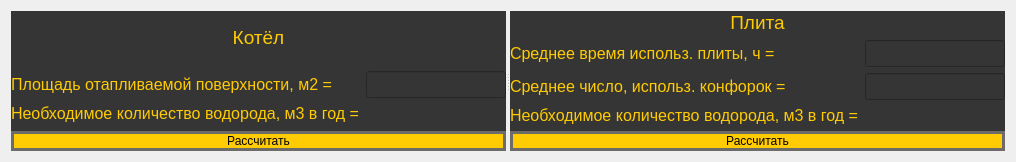
      <widget class="QWidget" name="tab_3">
       <attribute name="title">
        <string>Котел/плита</string>
       </attribute>
       <layout class="QVBoxLayout" name="verticalLayout_12">
        <item>
         <widget class="QSplitter" name="splitter_4">
          <property name="orientation">
           <enum>Qt::Horizontal</enum>
          </property>
          <widget class="QWidget" name="verticalWidget" native="true">
           <property name="styleSheet">
            <string notr="true">background-color: rgb(53,53, 53);</string>
           </property>
           <layout class="QVBoxLayout" name="verticalLayout_11">
            <item>
             <widget class="QLabel" name="label_43">
              <property name="styleSheet">
               <string notr="true">background-color: rgb(53,53, 53);
color: rgb(255, 203, 2);
font: 75 12pt &quot;MS Shell Dlg 2&quot;;</string>
              </property>
              <property name="text">
               <string>&lt;html&gt;&lt;head/&gt;&lt;body&gt;&lt;p&gt;&lt;span style=&quot; font-size:14pt;&quot;&gt;Котёл&lt;/span&gt;&lt;/p&gt;&lt;/body&gt;&lt;/html&gt;</string>
              </property>
              <property name="alignment">
               <set>Qt::AlignCenter</set>
              </property>
             </widget>
            </item>
            <item>
             <layout class="QFormLayout" name="formLayout_9">
              <item row="0" column="0">
               <widget class="QLabel" name="label_44">
                <property name="styleSheet">
                 <string notr="true">background-color: rgb(53,53, 53);
color: rgb(255, 203, 2);
</string>
                </property>
                <property name="text">
                 <string>&lt;html&gt;&lt;head/&gt;&lt;body&gt;&lt;p&gt;&lt;span style=&quot; font-size:12pt;&quot;&gt;Площадь отапливаемой поверхности, м2 =&lt;/span&gt;&lt;/p&gt;&lt;/body&gt;&lt;/html&gt;</string>
                </property>
               </widget>
              </item>
              <item row="0" column="1">
               <widget class="QLineEdit" name="lineEdit_15">
                <property name="font">
                 <font>
                  <pointsize>12</pointsize>
                 </font>
                </property>
                <property name="styleSheet">
                 <string notr="true">background-color: rgb(53,53, 53);
color: rgb(255, 203, 2);</string>
                </property>
               </widget>
              </item>
              <item row="1" column="0">
               <widget class="QLabel" name="label_45">
                <property name="styleSheet">
                 <string notr="true">background-color: rgb(53,53, 53);
color: rgb(255, 203, 2);
</string>
                </property>
                <property name="text">
                 <string>&lt;html&gt;&lt;head/&gt;&lt;body&gt;&lt;p&gt;&lt;span style=&quot; font-size:12pt;&quot;&gt;Необходимое количество водорода, м3 в год =&lt;/span&gt;&lt;/p&gt;&lt;/body&gt;&lt;/html&gt;</string>
                </property>
               </widget>
              </item>
              <item row="1" column="1">
               <widget class="QLabel" name="label_46">
                <property name="font">
                 <font>
                  <pointsize>12</pointsize>
                 </font>
                </property>
                <property name="styleSheet">
                 <string notr="true">background-color: rgb(53,53, 53);
color: rgb(255, 203, 2);</string>
                </property>
                <property name="text">
                 <string/>
                </property>
               </widget>
              </item>
             </layout>
            </item>
            <item>
             <widget class="QPushButton" name="pushButton_8">
              <property name="styleSheet">
               <string notr="true">background-color: rgb(255, 203, 2);
font: 75 13pt &quot;Sitka Text&quot;;
border:3px solid rgb(0,0,0);
border-radius: 15px;
border-color:#6C6B6A;</string>
              </property>
              <property name="text">
               <string>Рассчитать</string>
              </property>
             </widget>
            </item>
           </layout>
          </widget>
          <widget class="QWidget" name="verticalWidget" native="true">
           <property name="styleSheet">
            <string notr="true">background-color: rgb(53,53, 53);</string>
           </property>
           <layout class="QVBoxLayout" name="verticalLayout_10">
            <item>
             <widget class="QLabel" name="label_42">
              <property name="styleSheet">
               <string notr="true">background-color: rgb(53,53, 53);
font: 75 12pt &quot;MS Shell Dlg 2&quot;;
color: rgb(255,203, 2);</string>
              </property>
              <property name="text">
               <string>&lt;html&gt;&lt;head/&gt;&lt;body&gt;&lt;p&gt;&lt;span style=&quot; font-size:14pt;&quot;&gt;Плита&lt;/span&gt;&lt;/p&gt;&lt;/body&gt;&lt;/html&gt;</string>
              </property>
              <property name="alignment">
               <set>Qt::AlignCenter</set>
              </property>
             </widget>
            </item>
            <item>
             <layout class="QFormLayout" name="formLayout_8">
              <item row="0" column="0">
               <widget class="QLabel" name="label_40">
                <property name="styleSheet">
                 <string notr="true">background-color: rgb(53,53, 53);
color: rgb(255, 203, 2);</string>
                </property>
                <property name="text">
                 <string>&lt;html&gt;&lt;head/&gt;&lt;body&gt;&lt;p&gt;&lt;span style=&quot; font-size:12pt;&quot;&gt;Среднее время использ. плиты, ч =&lt;/span&gt;&lt;/p&gt;&lt;/body&gt;&lt;/html&gt;</string>
                </property>
               </widget>
              </item>
              <item row="0" column="1">
               <widget class="QLineEdit" name="lineEdit_13">
                <property name="font">
                 <font>
                  <pointsize>12</pointsize>
                 </font>
                </property>
                <property name="styleSheet">
                 <string notr="true">background-color: rgb(53,53, 53);
color: rgb(255, 203, 2);</string>
                </property>
               </widget>
              </item>
              <item row="1" column="0">
               <widget class="QLabel" name="label_41">
                <property name="styleSheet">
                 <string notr="true">background-color: rgb(53,53, 53);
color: rgb(255, 203, 2);</string>
                </property>
                <property name="text">
                 <string>&lt;html&gt;&lt;head/&gt;&lt;body&gt;&lt;p&gt;&lt;span style=&quot; font-size:12pt;&quot;&gt;Среднее число, использ. конфорок =&lt;/span&gt;&lt;/p&gt;&lt;/body&gt;&lt;/html&gt;</string>
                </property>
               </widget>
              </item>
              <item row="1" column="1">
               <widget class="QLineEdit" name="lineEdit_14">
                <property name="font">
                 <font>
                  <pointsize>12</pointsize>
                 </font>
                </property>
                <property name="styleSheet">
                 <string notr="true">background-color: rgb(53,53, 53);
color: rgb(255, 203, 2);</string>
                </property>
               </widget>
              </item>
              <item row="2" column="0">
               <widget class="QLabel" name="label_47">
                <property name="styleSheet">
                 <string notr="true">background-color: rgb(53,53, 53);
color: rgb(255, 203, 2);</string>
                </property>
                <property name="text">
                 <string>&lt;html&gt;&lt;head/&gt;&lt;body&gt;&lt;p&gt;&lt;span style=&quot; font-size:12pt;&quot;&gt;Необходимое количество водорода, м3 в год =&lt;/span&gt;&lt;/p&gt;&lt;/body&gt;&lt;/html&gt;</string>
                </property>
               </widget>
              </item>
              <item row="2" column="1">
               <widget class="QLabel" name="label_48">
                <property name="font">
                 <font>
                  <pointsize>12</pointsize>
                 </font>
                </property>
                <property name="styleSheet">
                 <string notr="true">background-color: rgb(53,53, 53);
color: rgb(255, 203, 2);</string>
                </property>
                <property name="text">
                 <string/>
                </property>
               </widget>
              </item>
             </layout>
            </item>
            <item>
             <widget class="QPushButton" name="pushButton_7">
              <property name="styleSheet">
               <string notr="true">background-color: rgb(255, 203, 2);
font: 75 13pt &quot;Sitka Text&quot;;
border:3px solid rgb(0,0,0);
border-radius: 15px;
border-color:#6C6B6A;</string>
              </property>
              <property name="text">
               <string>Рассчитать</string>
              </property>
             </widget>
            </item>
           </layout>
          </widget>
         </widget>
        </item>
       </layout>
      </widget>
